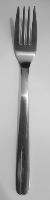
#> input picture zad3/cutlery/01.png, 50 x 200 px; its folder holds 4 pictures in this run
$ python dataread.py
#> lines starting #> are read from the running program, lines starting #| are printed output that depends on the picture
from PIL import Image, ImageOps
import numpy as np
from os import listdir, path
import pandas as pd
from matplotlib.colors import ListedColormap
from sklearn.decomposition import PCA
from sklearn.preprocessing import StandardScaler, MinMaxScaler
import matplotlib.pyplot as plt
remembered_shape = None

def load_dataset(directory, labels_file=None):
    images = []
    for f in listdir(directory):
        image = load_image_as_vector(path.join(directory, f))
#> in load_image_as_vector, image is the input picture: PIL image 50x200 L; min 25, max 255, mean 166.5
#> in load_image_as_vector, `image_grey.thumbnail((100, 100))`:
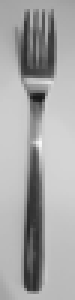
#> image_grey: PIL image 25x100 L (shown 3 times larger); min 24, max 248, mean 166.5
        images.append(image)
#> pass 2 of the loop in load_dataset, `for f in listdir(directory):`:
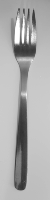
#> input picture zad3/cutlery/02.png, 50 x 200 px
#> in load_image_as_vector, image is the input picture: PIL image 50x200 L; min 48, max 255, mean 173.3
#> in load_image_as_vector (call 2), `image_grey.thumbnail((100, 100))`:
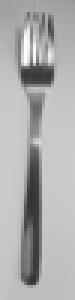
#> image_grey: PIL image 25x100 L (shown 3 times larger); min 50, max 255, mean 173.3
#> pass 3 of the loop in load_dataset, `for f in listdir(directory):`:
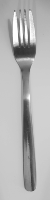
#> input picture zad3/cutlery/03.png, 50 x 200 px
#> in load_image_as_vector, image is the input picture: PIL image 50x200 L; min 50, max 255, mean 180
#> in load_image_as_vector (call 3), `image_grey.thumbnail((100, 100))`:
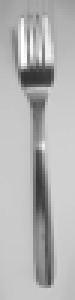
#> image_grey: PIL image 25x100 L (shown 3 times larger); min 51, max 255, mean 180
#> the loop made 4 passes; the first 3 are shown
    images = np.array(images)
    print("images shape:", remembered_shape)
#| images shape: (100, 25)
    if labels_file is not None:
#> (the run stopped early here; a loop or call above may not have finished)
